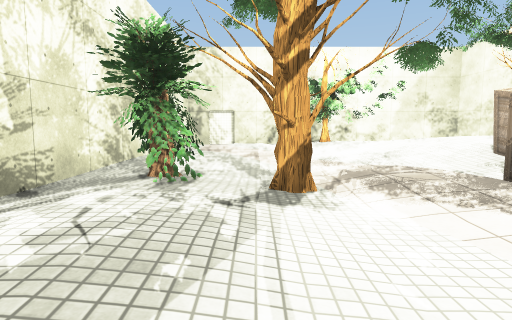
View 1 (above)

12 first-person views from a walk through a Unity game level. The camera is 1.3 m above the floor, tilts 6° down and sees 75° across. The floor is counted in squares, 2 m on a side. Each view is taken from the middle of a square. On the plan, view 1 faces up. The plan holds only what a view shows up to about 10 squares ahead; the rest is blank. The place goes on beyond the plan. Some surface patterns are stand-ins.

View 2
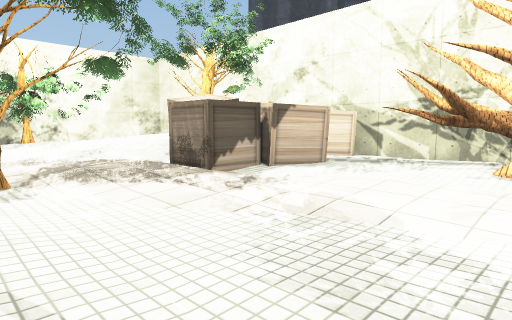

View 3
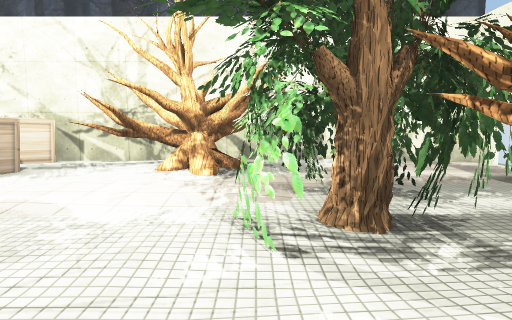

View 4
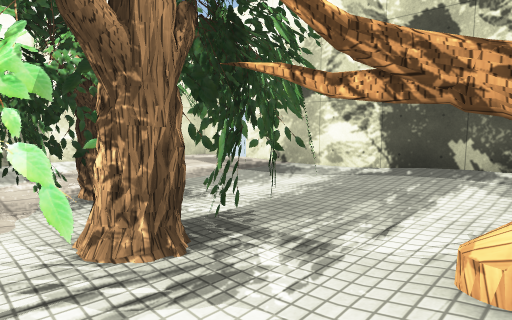

View 5
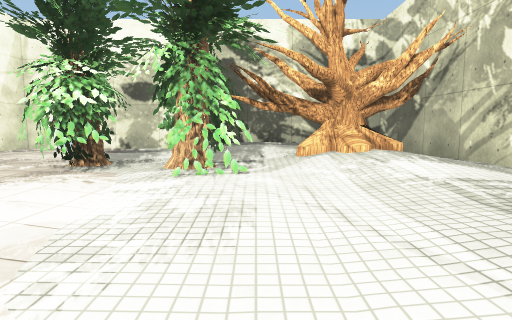

View 6
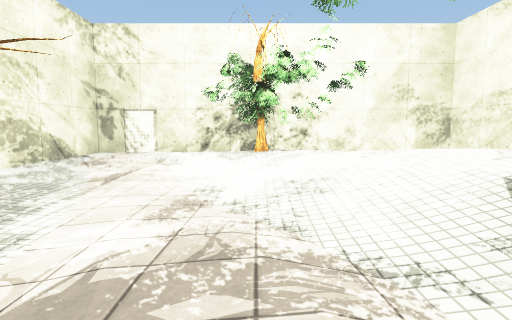

View 7
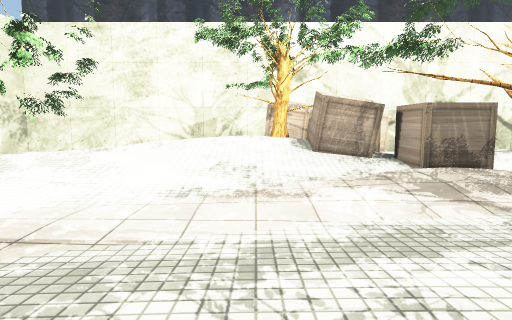

View 8
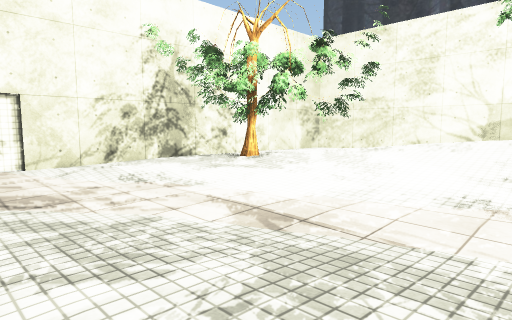

View 9
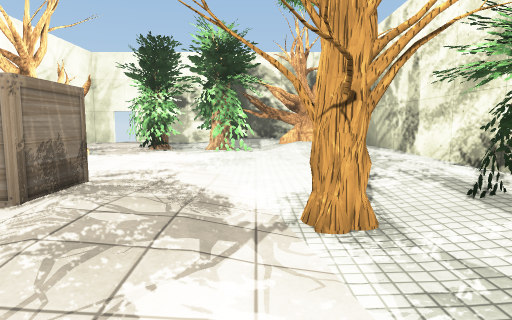

View 10
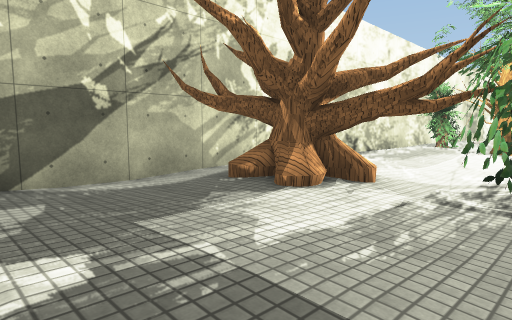

View 11
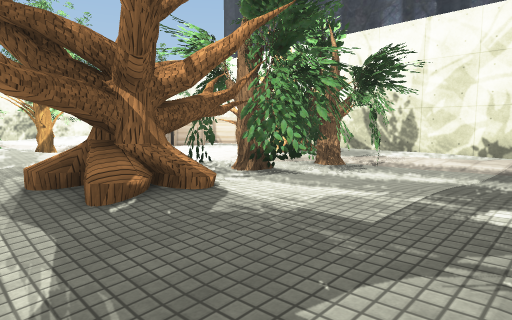

View 12
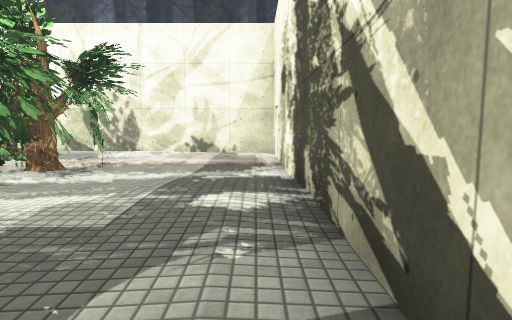

### Floor plan
Key: @ floor where view 1 was taken; # wall or solid block; x gap in a wall; . main floor; : floor 0.25 m higher than the main floor; - floor 0.25 m lower than the main floor; / step, stairs or slope; v drop or lower ground; T tree; C crate; O other object.
Columns run from 3 left of view 1 to 8 right of it. Each row starts with its distance up from view 1.
 13   #########
 12 #-/...  ..-#
 11 #....:     #
 10 #..-/T:/   #
  9 #--.//T/   #
  8 #....///   #
  7 #..-.////  #
  6 #....///T  #
  5  ##.///CTCC
  4 #.#T/:/COOC
  3 #/#///CCCOCv
  2 #/:/./..C..#
  1 #/:/./.....#
  0 #..@....T:/#
 -1 #.:.....TT.#
 -2 #/://###.T.#
 -3 #///####...#
 -4 #/TT.###...#
 -5 #..:.##-...#
 -6 #..::..--.-#
 -7 #.:::/.--.-#
 -8  ########vx

Where each view was taken, in squares from view 1:
view 1: 0 up, 0 right, facing up
view 2: 1 down, 0 right, facing up-right
view 3: 2 down, 1 left, facing right
view 4: 2 down, 0 right, facing down-right
view 5: 2 up, 1 right, facing down
view 6: 3 up, 2 right, facing up
view 7: 6 up, 2 left, facing right
view 8: 6 up, 2 left, facing up-right
view 9: 6 up, 1 right, facing down
view 10: 7 down, 2 right, facing up-left
view 11: 7 down, 2 left, facing up-right
view 12: 7 down, 2 left, facing right
